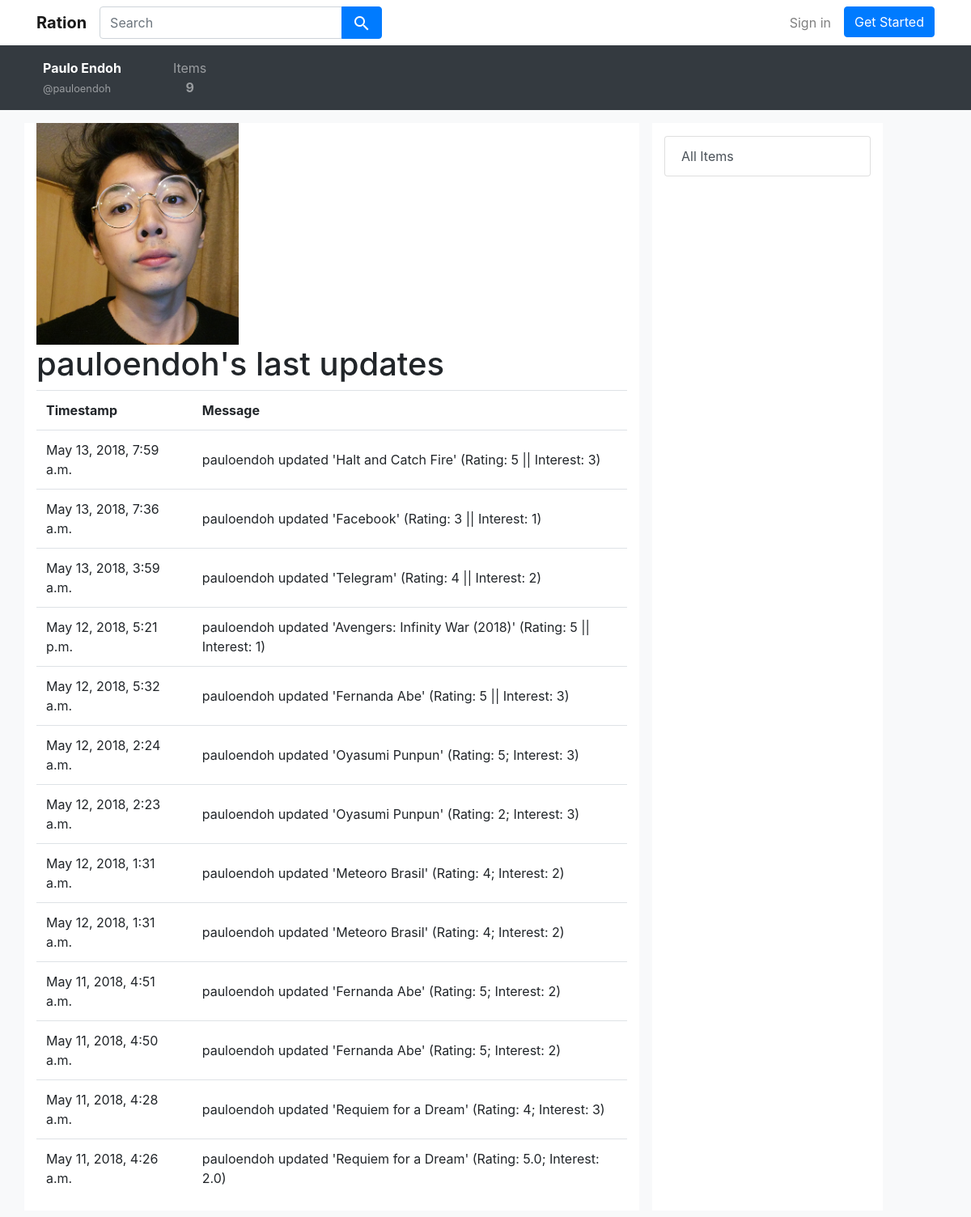
The page /user/pauloendoh on the database its author committed.
### core/models.py (models this page shows)
class Profile(models.Model):
    user = models.OneToOneField(
        User,
        related_name='profile',
        on_delete=models.CASCADE,
        primary_key=True
    )
    fullname = models.CharField(max_length=100)
    picture = models.ImageField(upload_to='profile_pics', null=True, blank=True)
    bio = models.TextField(null=True, blank=True)
    location = models.TextField(null=True, blank=True)
    website = models.TextField(null=True, blank=True)

class User_Item(models.Model):
    user = models.ForeignKey(User, related_name='user_items', on_delete=models.CASCADE)
    item = models.ForeignKey(Item, related_name='user_items', on_delete=models.CASCADE)
    rating = models.FloatField(validators=[MinValueValidator(1), MaxValueValidator(5)], null=True, blank=True)
    interest = models.FloatField(validators=[MinValueValidator(1), MaxValueValidator(3)], null=True, blank=True)

class User_Item_Log(models.Model):
    user_item = models.ForeignKey(User_Item, related_name='logs', on_delete=models.CASCADE)
    message = models.CharField(max_length=255)
    timestamp = models.DateTimeField(auto_now_add=True)

### core/views.py (the view)
# urls.py: path('user/<str:username>', views.user, name='user'),
def user(request, username):
    user = get_object_or_404(User, username=username)
    logs = get_logs_by_user(user)
    return render(request, 'user.html', {'user': user, 'logs': logs})

### core/utils.py (called while the page is built)
def get_logs_by_user(user):
    user_item_list = User_Item.objects.filter(user=user)
    logs = []
    for user_item in user_item_list:
        for log in user_item.logs.all():
            logs.append(log)
        logs.sort(key=lambda x: x.timestamp, reverse=True)
    return logs

### templates/user.html
{% extends "base.html" %}
{% block content %}
{% include 'includes/user_navbar.html' %}
<div class="mt-3 pb-2 container ">
    <div class="row">
        <div class="col-sm-8 mr-3 bg-white">
            {% ifnotequal user.profile.picture None %}
            {% ifnotequal user.profile.picture '' %}
            <img src="/media/{{ user.profile.picture }}" width="250px"/>
            {% endifnotequal %}
            {% endifnotequal %}
            <h1>{{ user.username }}'s last updates</h1>
            <table class="table">
                <tr>
                    <th class="align-middle">Timestamp</th>
                    <th class="align-middle">Message</th>
                </tr>
                {% for log in logs %}
                <tr>
                    <td class="align-middle">{{ log.timestamp }}</td>
                    <td class="align-middle">{{ log.message }}</td>
                </tr>
                {% endfor %}
            </table>
        </div>
        <div class="col-sm-3  bg-white">
            <div class="list-group mt-3">
                <a class="list-group-item list-group-item-action " href="{% url 'items' %}">All Items</a>
            </div>
        </div>
    </div>
</div>
{% endblock %}

### templates/includes/user_navbar.html
<nav class="navbar navbar-expand-sm bg-dark navbar-dark">
    <div class="container ">
        <ul class="navbar-nav mr-auto">
            <li class="nav-item align-self-center">
                <a class="nav-link" href="{% url 'user' user.username %}"><b class="text-white">{{ user.profile.fullname }}</b><br>
                <small>@{{ user.username }}</small></a>
            </li>
            <li class="ml-5 align-self-center">
                <a class="nav-link text-center" href="{% url 'user_item_list' user.username %}">
                    Items<br>
                    <b>{{ user.user_items.all|length }}</b>
                </a>
            </li>
        </ul>
    </div>
</nav>

### rows shown on the page
User_Item_Log: timestamp "May 13, 2018, 7:59 a.m.", message "pauloendoh updated 'Halt and Catch Fire' (Rating: 5 || Interest: 3)"
User_Item_Log: timestamp "May 13, 2018, 7:36 a.m.", message "pauloendoh updated 'Facebook' (Rating: 3 || Interest: 1)"
User_Item_Log: timestamp "May 13, 2018, 3:59 a.m.", message "pauloendoh updated 'Telegram' (Rating: 4 || Interest: 2)"
User_Item_Log: timestamp "May 12, 2018, 5:21 p.m.", message "pauloendoh updated 'Avengers: Infinity War (2018)' (Rating: 5 || Interest: 1)"
User_Item_Log: timestamp "May 12, 2018, 5:32 a.m.", message "pauloendoh updated 'Fernanda Abe' (Rating: 5 || Interest: 3)"
User_Item_Log: timestamp "May 12, 2018, 2:24 a.m.", message "pauloendoh updated 'Oyasumi Punpun' (Rating: 5; Interest: 3)"
User_Item_Log: timestamp "May 12, 2018, 2:23 a.m.", message "pauloendoh updated 'Oyasumi Punpun' (Rating: 2; Interest: 3)"
User_Item_Log: timestamp "May 12, 2018, 1:31 a.m.", message "pauloendoh updated 'Meteoro Brasil' (Rating: 4; Interest: 2)"
User_Item_Log: timestamp "May 12, 2018, 1:31 a.m.", message "pauloendoh updated 'Meteoro Brasil' (Rating: 4; Interest: 2)"
User_Item_Log: timestamp "May 11, 2018, 4:51 a.m.", message "pauloendoh updated 'Fernanda Abe' (Rating: 5; Interest: 2)"
User_Item_Log: timestamp "May 11, 2018, 4:50 a.m.", message "pauloendoh updated 'Fernanda Abe' (Rating: 5; Interest: 2)"
User_Item_Log: timestamp "May 11, 2018, 4:28 a.m.", message "pauloendoh updated 'Requiem for a Dream' (Rating: 4; Interest: 3)"
User_Item_Log: timestamp "May 11, 2018, 4:26 a.m.", message "pauloendoh updated 'Requiem for a Dream' (Rating: 5.0; Interest: 2.0)"

### other values the page prints
{{ user.profile.fullname }} "Paulo Endoh"
{{ user.username }} "pauloendoh"
{{ user.user_items.all|length }} "9"
